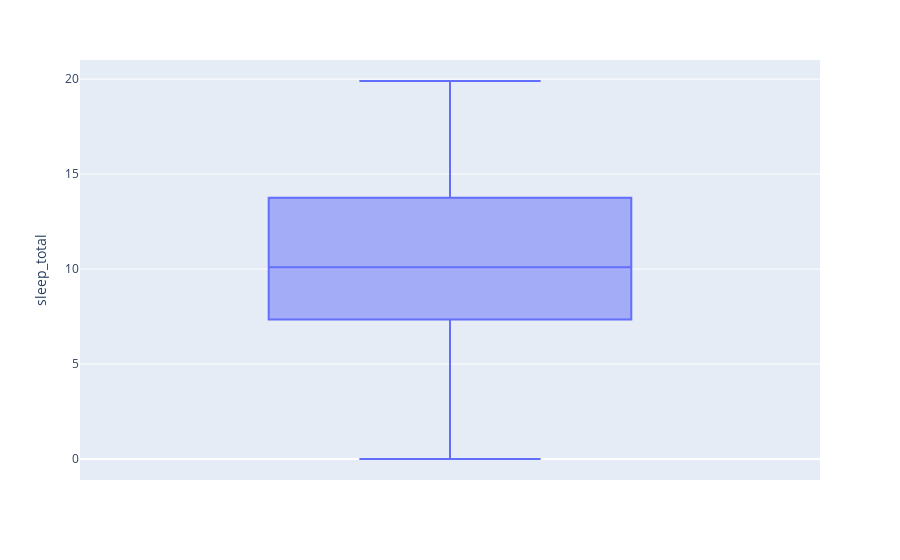

Write notebook code for a chart like this one.
### Code cell
px.box(data_frame=df_animal,y="sleep_total")

### Figure 1 — Plotly figure (JSON) as saved in the notebook; plotly's stock layout.template omitted (floating-point values rounded to 4 significant figures)
{"data": [{"alignmentgroup": "True", "hovertemplate": "sleep_total=%{y}<extra></extra>", "legendgroup": "", "marker": {"color": "#636efa"}, "name": "", "notched": false, "offsetgroup": "", "orientation": "v", "showlegend": false, "type": "box", "x0": " ", "xaxis": "x", "y": [12.1, 17, 14.4, 14.9, 4, 14.4, 8.7, 7, 10.1, 3, 5.3, 9.4, 10, 12.5, 10.3, 8.3, 9.1, 17.4, 5.3, 18, 3.9, 19.7, 2.9, 3.1, 10.1, 10.9, 14.9, 12.5, 9.8, 1.9, 2.7, 6.2, 6.3, 8, 9.5, 3.3, 19.4, 10.1, 14.2, 14.3, 12.8, 12.5, 19.9, 14.6, 11, 7.7, 14.5, 8.4, 3.8, 9.7, 15.8, 10.4, 13.5, 9.4, 10.3, 11, 11.5, 13.7, 3.5, 5.6, 11.1, 18.1, 5.4, 13, 8.7, 9.6, 8.4, 11.3, 10.6, 16.6, 13.8, 15.9, 12.8, 9.1, 8.6, 15.8, 4.4, 15.6, 8.9, 5.2, 6.3, 12.5, 9.8, 0], "y0": " ", "yaxis": "y"}], "layout": {"boxmode": "group", "legend": {"tracegroupgap": 0}, "margin": {"t": 60}, "xaxis": {"anchor": "y", "domain": [0, 1]}, "yaxis": {"anchor": "x", "domain": [0, 1], "title": {"text": "sleep_total"}}}}
